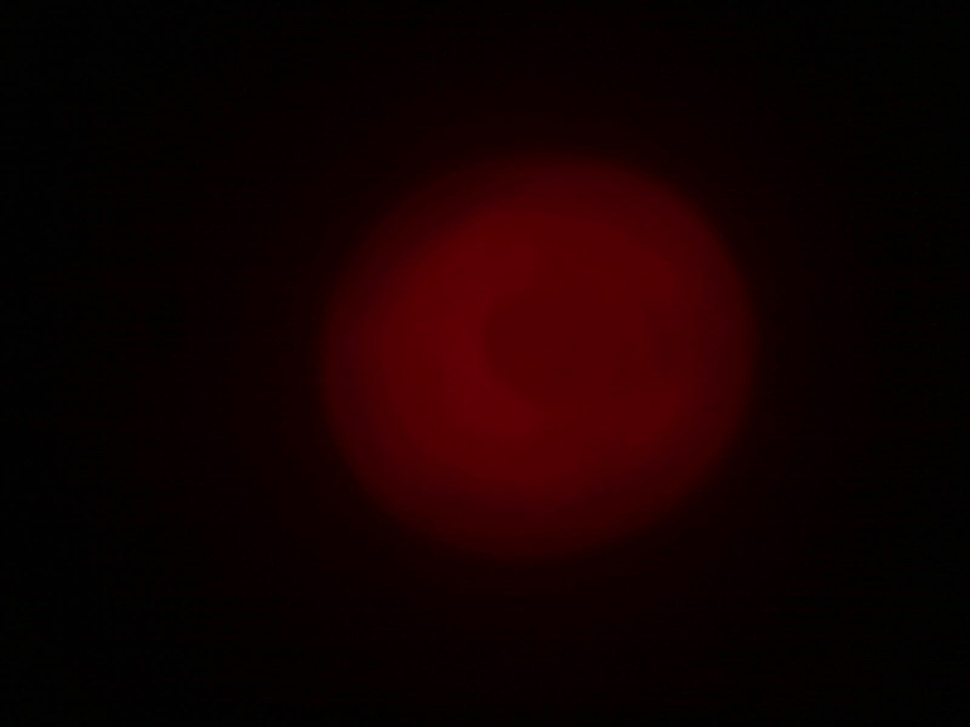
%> input picture Sources/img/Picture_40.jpg, 970 x 727 px, shrunk from 1600 x 1200 before the run
$ octave integral_intensity.m   (GNU Octave 9; MATLAB toolbox functions it lacks are replaced by stand-ins)
%> lines starting %> are read from the running program, lines starting %| are printed output that depends on the picture
%close all open figure windows
fclose ('all');

PxCnts = []

% Read image 1
for path = {'../img/Picture_40.jpg', '../img/Picture_41.jpg', '../img/Picture_42.jpg', '../img/Picture_43.jpg', '../img/Picture_44.jpg', '../img/Picture_45.jpg', '../img/Picture_46.jpg', '../img/Picture_47.jpg', '../img/Picture_48.jpg', '../img/Picture_49.jpg', '../img/Picture_50.jpg'}

    I_1 = imread(path{1});
%> I_1 is the input picture: size 727x970x3 uint8; mean R, G, B 19.2, 0.6, 0.9

    % select a channel (here red)
    Red_1 = I_1(:,:,1);
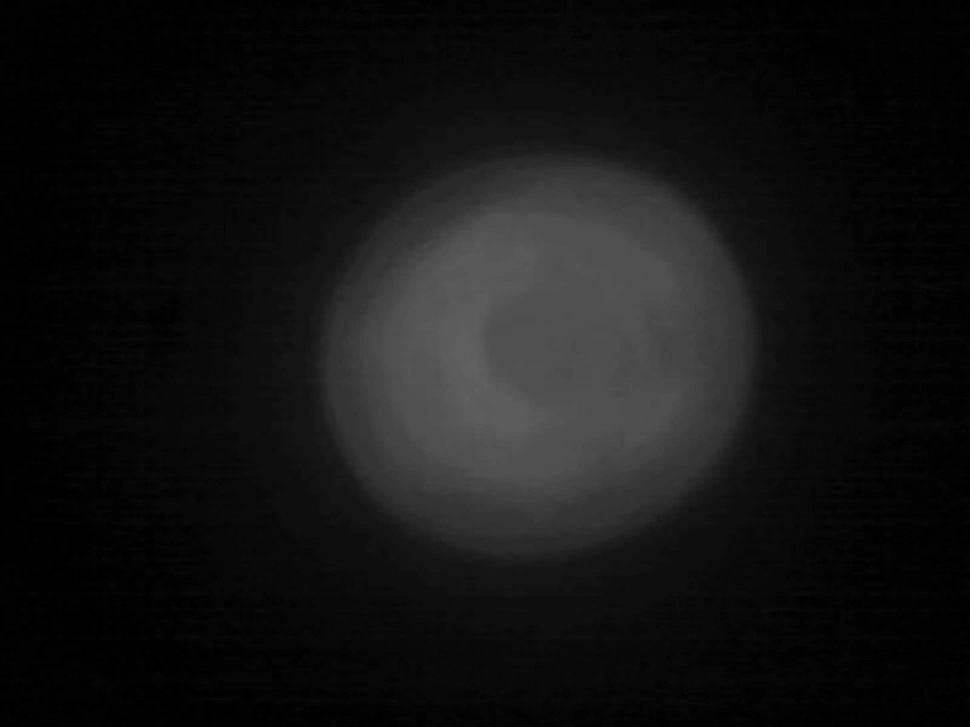
%> Red_1: size 727x970 uint8; min 0, max 97, mean 19.2


    % format conversion
    Red_1 = double(Red_1);
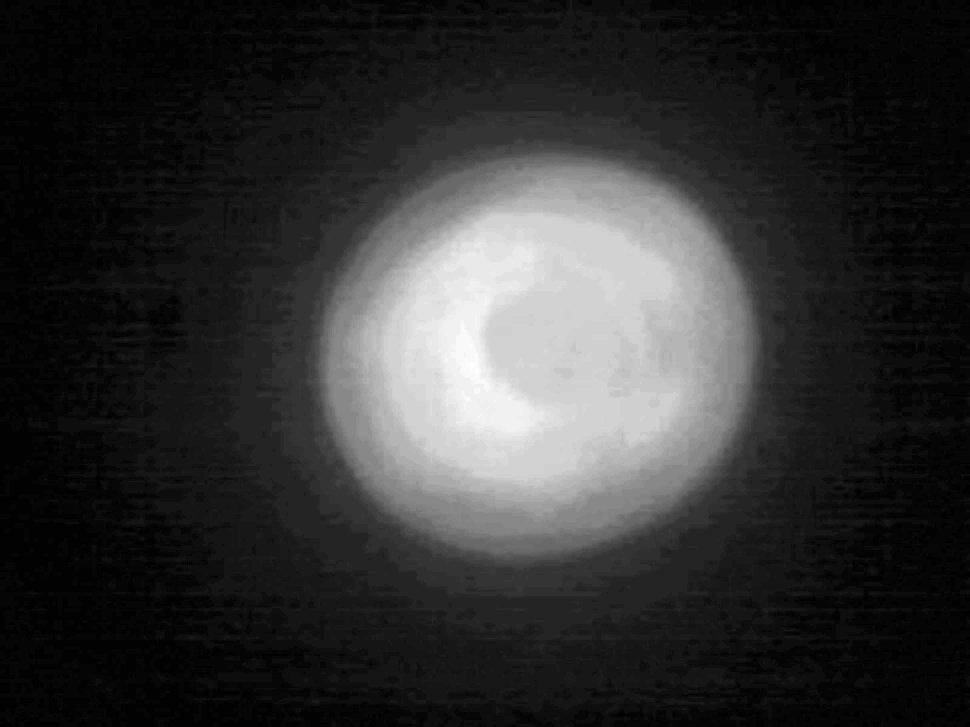
%> Red_1: size 727x970 double; min 0, max 97, mean 19.2; mean of the top-left, top-right, bottom-left and bottom-right quarters 15.1, 25.1, 14.8, 21.9; drawn with min black and max white


    % plot
    %figure
    %imagesc(Red_1,[0 255]); colormap(gray);

    % integral over intensity
    PxCnts = [PxCnts sum(sum(Red_1))];
%> PxCnts = 13549264
end
%> pass 2 of the loop `for path = {'../img/Picture_40.jpg', '../img/Picture_41.jpg', '../img/..`:
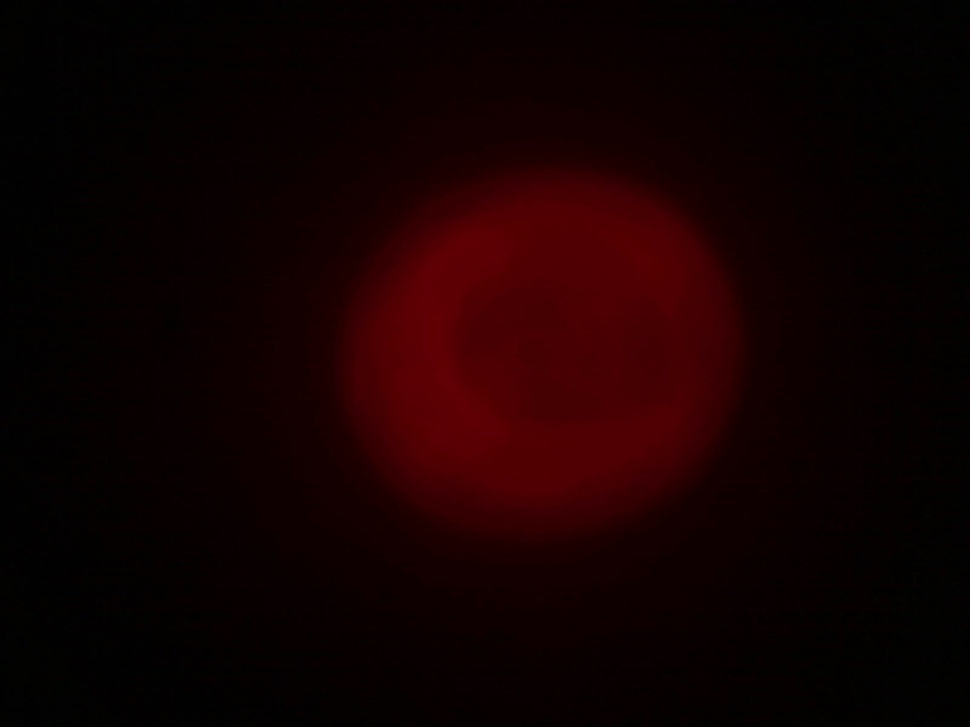
%> input picture Sources/img/Picture_41.jpg, 970 x 727 px, shrunk from 1600 x 1200 before the run
%> I_1 is the input picture: size 727x970x3 uint8; mean R, G, B 19.6, 0.5, 0.8
%> `Red_1 = I_1(:,:,1);`:
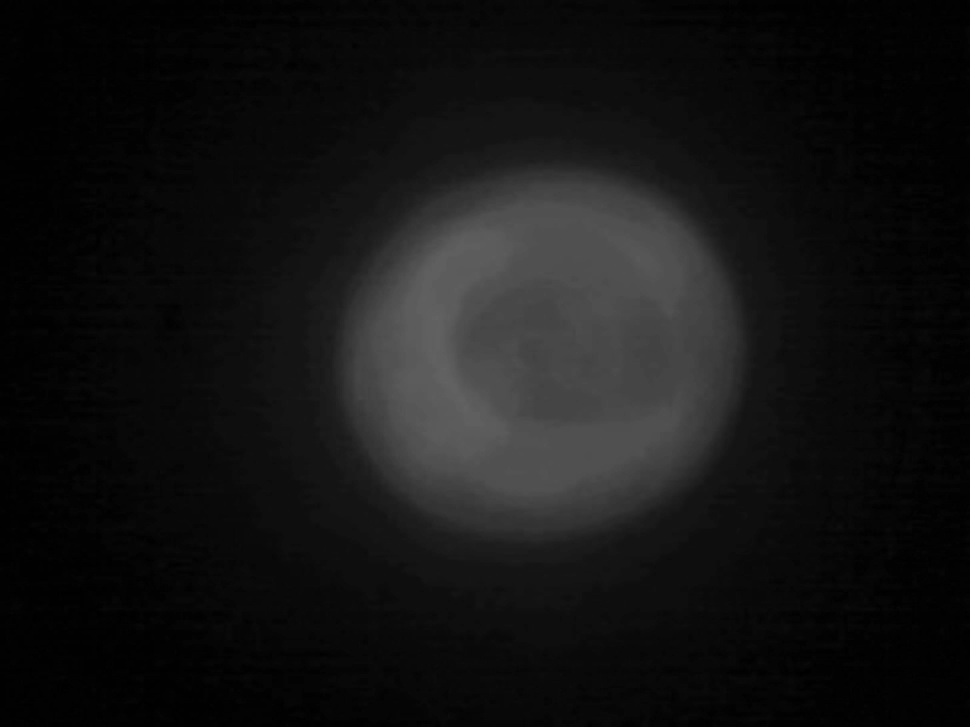
%> Red_1: size 727x970 uint8; min 0, max 99, mean 19.6
%> `Red_1 = double(Red_1);`:
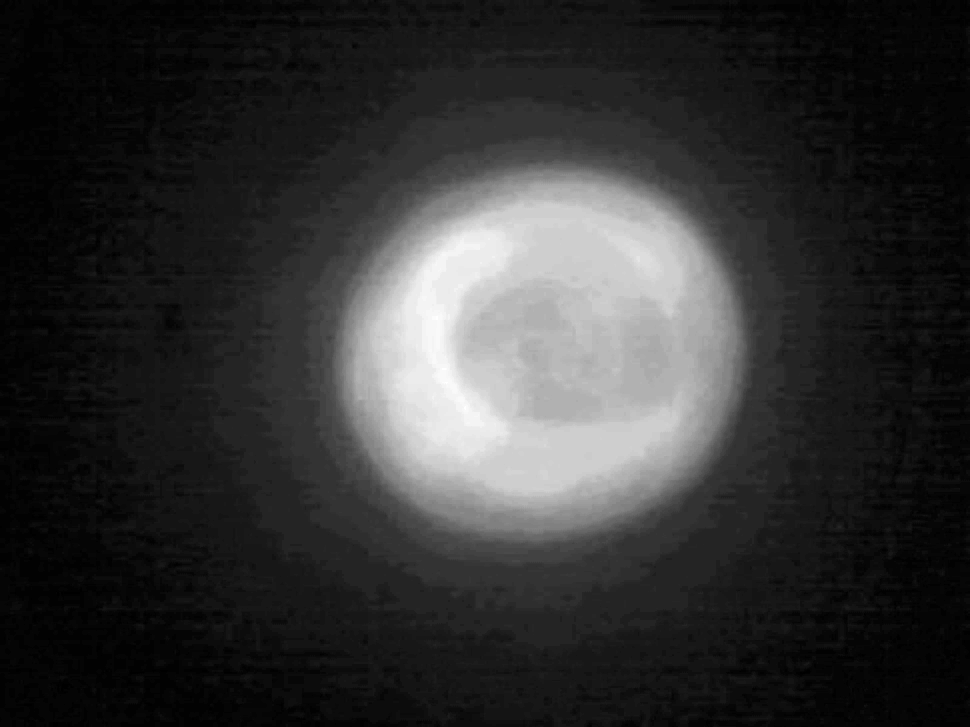
%> Red_1: size 727x970 double; min 0, max 99, mean 19.6; mean of the top-left, top-right, bottom-left and bottom-right quarters 16.4, 25, 15.4, 21.7; drawn with min black and max white
%> PxCnts = [13549264 13840811]
%> pass 3 of the loop `for path = {'../img/Picture_40.jpg', '../img/Picture_41.jpg', '../img/..`:
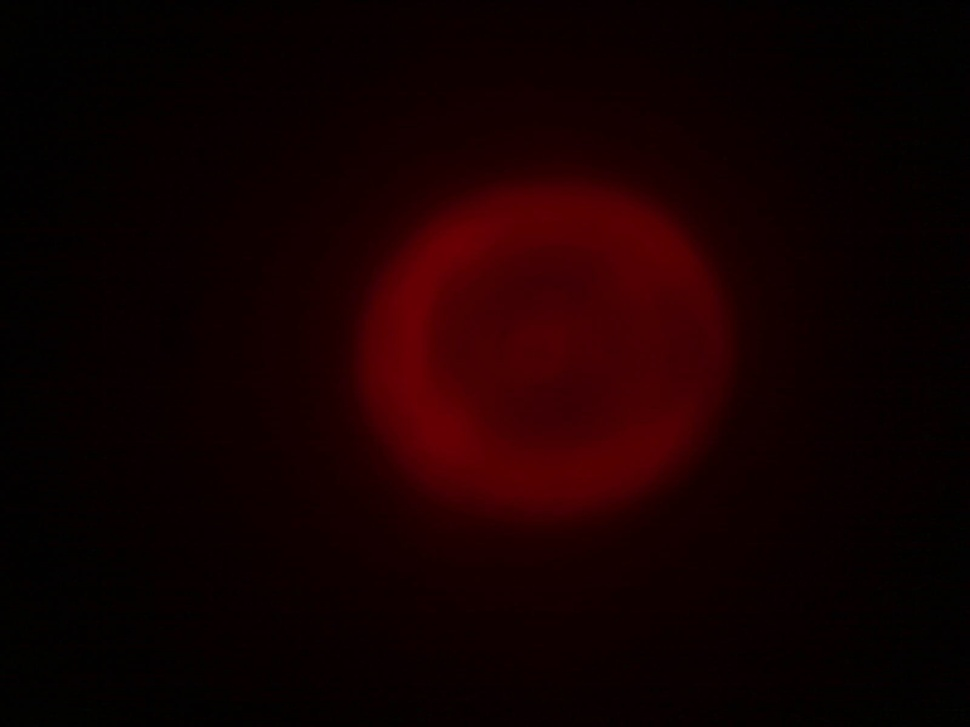
%> input picture Sources/img/Picture_42.jpg, 970 x 727 px, shrunk from 1600 x 1200 before the run
%> I_1 is the input picture: size 727x970x3 uint8; mean R, G, B 20.1, 0.4, 0.7
%> `Red_1 = I_1(:,:,1);`:
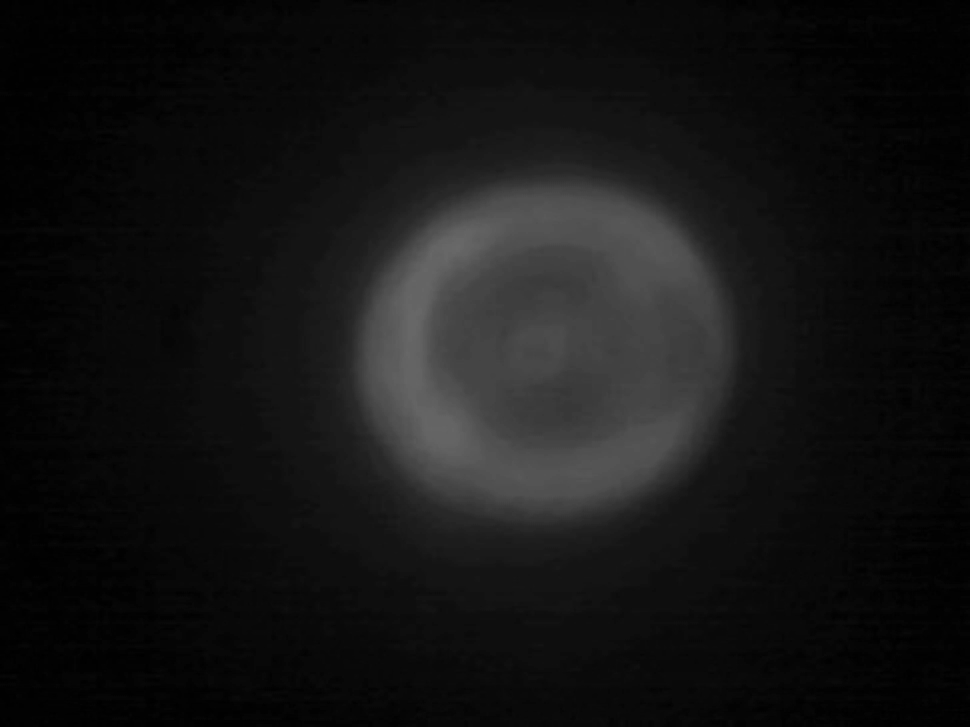
%> Red_1: size 727x970 uint8; min 0, max 105, mean 20.1
%> PxCnts = [13549264 13840811 14201927]
%> (the run ends here)
